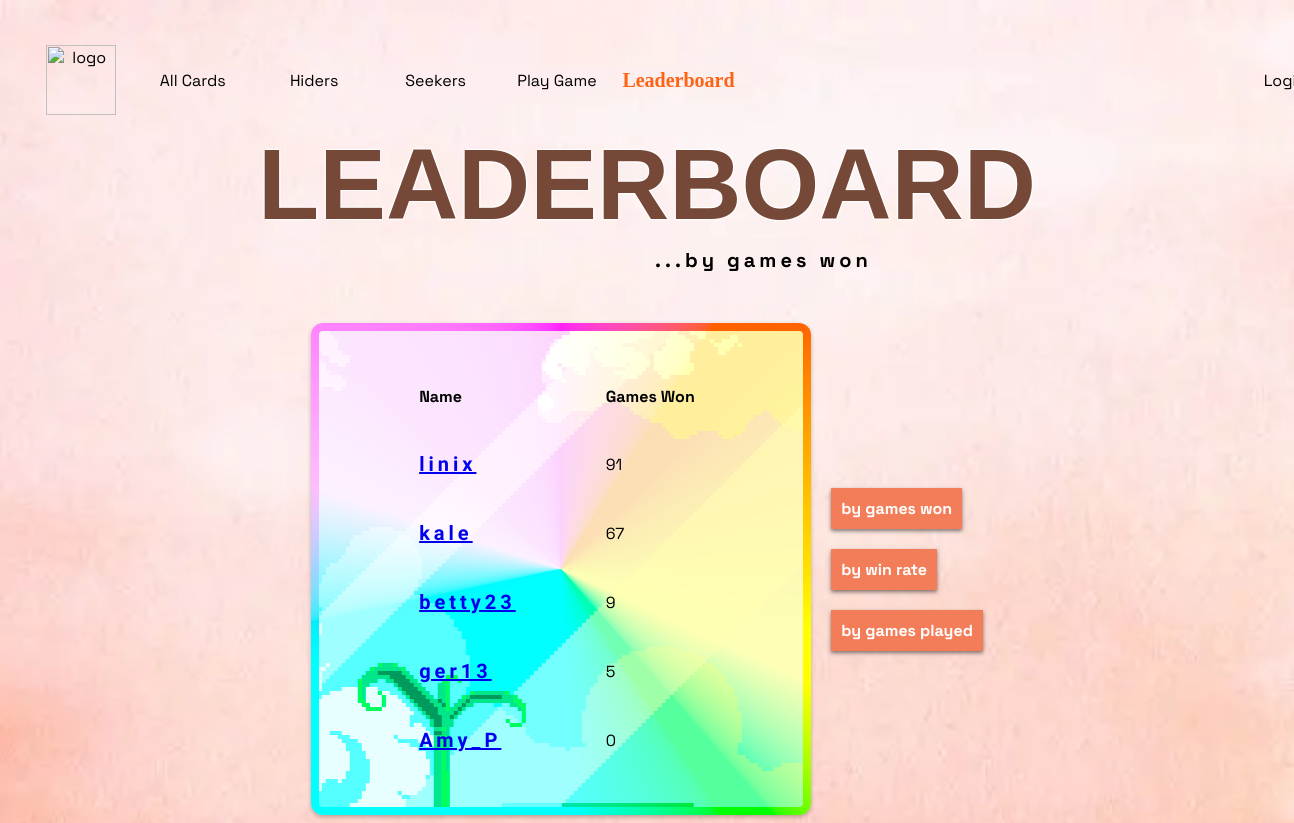
/leaderboard_by_games_won/, run on the app's committed database.
### game/models.py (models this page shows, shortened)
class Profile(models.Model):
    username = models.CharField(max_length=120)
    email = models.EmailField()
    games_played = models.IntegerField(default=0)
    games_won = models.IntegerField(default=0)
    favorite_card = models.ForeignKey('Card', on_delete=models.SET_NULL, null=True, blank=True)
    user = models.OneToOneField(User, on_delete=models.CASCADE)

### game/views.py (the view)
# urls.py: path(r'leaderboard_by_games_won/', views.LeaderboardByGamesWonView.as_view(), name='leaderboard_by_games_won'), # page for showing the leaderboard
class LeaderboardByGamesWonView(ListView):
    model = Profile
    template_name = 'game/leaderboard_by_games_won.html'
    context_object_name = 'profiles'
    def get_queryset(self):
        return Profile.objects.order_by('-games_won')

### game/templates/game/leaderboard_by_games_won.html (shortened to what this page needs)
<body class="light-body">
    {% extends 'game/base.html' %}
    {% block content %}
        <h1>LEADERBOARD</h1>
        <p class="leaderboard-subtitle">...by games won</p>
        <div class="leaderboard-table-container">
            <table class="leaderboard-table">
                <tr>
                    <th>Name</th>
                    <th>Games Won</th>
                </tr>
                {% for profile in profiles %}
                    <tr>
                        <td class="table-fields"><a href="{% url 'show_profile' profile.pk %}">{{ profile.user.username }}</a></td>
                        <td class="table-results">{{ profile.games_won }}</td>
                    </tr>
                {% endfor %}
            </table>
            <div class="leaderboard-buttons-container">
                <div>
                    <a class='click-button' href="{% url 'leaderboard_by_games_won' %}">by games won</a>
                </div>
                <div>
                    <a class='click-button' href="{% url 'leaderboard_by_win_rate' %}">by win rate</a>
                </div>
                <div>
                    <a class='click-button' href="{% url 'leaderboard_by_games_played' %}">by games played</a>
                </div>
            </div>
        </div>
    {% endblock %}

### static/style2.css (style rules this page uses)
body { margin-top: 25px; font-family: 'Space Grotesk', sans-serif; padding: 0px; background-color: #faca78; }
h1 { font-family: 'Rocher', sans-serif; text-align: center; font-size: 100px; margin-top: -25px; margin-bottom: -15px; color: #764838; text-shadow: 1.1px 1.1px 0px white, -1.1px 1.1px 0px white, 1.1px -1.1px 0px white, -1.1px -1.1px 0px white; }
.search-table td, th { padding-bottom: 20px; text-align: left; }
.table-fields { font-family: "DotGothic16", sans-serif; font-weight: 900; font-size: 20px; letter-spacing: .2em; }
.click-button { color: white; cursor: pointer; text-decoration: none; font-weight: bold; background-color: #f37d59; padding: 10px; transition: 1s ease; box-shadow: 0px 2px 4px hsl(0 0% 0%/ 50%); }
.leaderboard-subtitle { font-weight: 900; font-size: 20px; letter-spacing: .2em; margin-left: 50vw; }
.leaderboard-table-container { display: flex; flex-direction: row; align-items: center; justify-content: center; gap: 20px; padding-left: 150px; padding-right: 150px; margin-top: 50px; }
.leaderboard-table { padding: 10px; padding-top: 30px; padding-bottom: 30px; padding-left: 30px; padding-right: 0px; width: 500px; border-collapse: separate; border-spacing: 50px 5px; --border-angle: 0deg; border-radius: 12px; display: flex; justify-content: space-between; align-items: left; box-shadow: 0px 2px 4px hsl(0 0% 0% / 25%); border: 0.5rem solid transparent; position: relative; background: url('images/background12.png') 70% 0% padding-box, conic-gradient( from var(--border-angle), oklch(100% 100% 0deg), oklch(100% 100% 45deg), oklch(100% 100% 90deg), oklch(100% 100% 135deg), oklch(100% 100% 180deg), oklch(100% 100% 225deg), oklch(100% 100% 270deg), oklch(100% 100% 315deg), oklch(100% 100% 360deg) ) border-box; background-blend-mode: hard-light; }
.leaderboard-table td, th { padding: 20px; }
.leaderboard-buttons-container { display: flex; flex-direction: column; align-items: top; gap: 40px; }
.light-body { background-color: #faca78; background-image: url('images/background46.png'); background-repeat: no-repeat; background-size: cover; background-blend-mode: normal; }

### data on the page
Profile: user.username "linix", games_won "91"
Profile: user.username "kale", games_won "67"
Profile: user.username "betty23", games_won "9"
Profile: user.username "ger13", games_won "5"
Profile: user.username "Amy_P", games_won "0"
